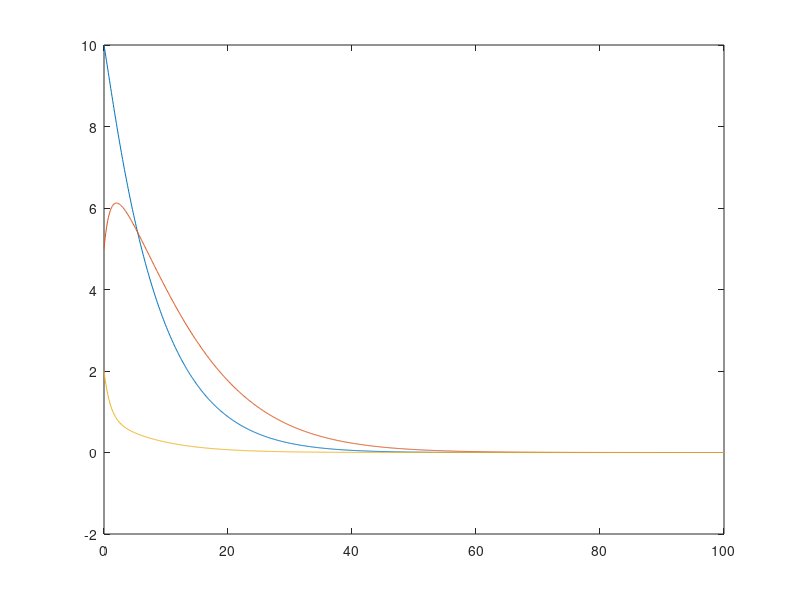

Source code (MATLAB):
clear all;
clc;
%%
A=[-0.1 0 0
    0 -0.1 1
    -0.1 0 1];
B =[1 0
    2 0
    0 1];

C = eye(3);
D = zeros(3,2);

x0=[10
    5
    2];

Q=eye(3);
R = [1000 0
    0 1000];

sysc = ss(A,B,C,D);
sysd = c2d(sysc, 0.1);

Ad = sysd.A;
Bd = sysd.B;

t=0:0.1:100;

nSamples = length(t)-1;
u = zeros(2,nSamples);
x(:,1)=x0;

[K, P, e] = dlqr(Ad, Bd, Q, R);


for i=1:nSamples
    u(:,i)=-K*x(:,i);
    x(:,i+1)=Ad*x(:,i)+Bd*u(:,i);
end

plot(t(1:nSamples+1),x);